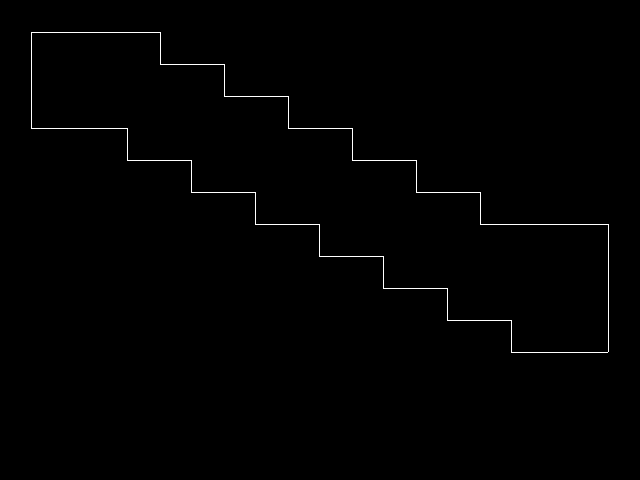

Tiled map render using the project's own tile images. Description and the map definition, with tile-layer contents summarised, below:
An orthogonal 20x15 tile map with 32x32 px tiles, 2 tile layers (Tile Layer 1, Tile Layer 2) and 3 objects (2x ExitGate, Player).

<map version="1.0" orientation="orthogonal" width="20" height="15" tilewidth="32" tileheight="32">
 <properties>
  <property name="evilrobot" value="data/gfx/evilrobot.png" />
  <property name="evilrobotstanding" value="data/gfx/evilrobotstanding.png" />
  <property name="exitgate" value="data/gfx/gate.png" />
  <property name="run" value="data/gfx/run.png" />
 </properties>
 <tileset firstgid="1" name="tileset" tilewidth="32" tileheight="32" spacing="1">
  <image source="data/gfx/tileset.png" width="198" height="198" />
 </tileset>
 <layer name="Tile Layer 1" width="20" height="15">
  <properties>
   <property name="collidable" value="" />
  </properties>
  <data>[300 cells, 22 non-empty, 5 distinct tile ids]</data>
 </layer>
 <layer name="Tile Layer 2" width="20" height="15">
  <data>[300 cells, 35 non-empty, 4 distinct tile ids]</data>
 </layer>
 <objectgroup name="Object Layer 3" width="20" height="15">
  <object name="exitgate" type="ExitGate" x="128" y="128">
   <properties>
    <property name="height" value="79" />
    <property name="textureID" value="exitgate" />
    <property name="width" value="77" />
   </properties>
  </object>
 </objectgroup>
 <objectgroup name="Object Layer 2" width="20" height="15">
  <properties>
   <property name="interactive" value="" />
  </properties>
  <object name="exitgate" type="ExitGate" x="608" y="352">
   <properties>
    <property name="height" value="79" />
    <property name="textureID" value="exitgate" />
    <property name="width" value="77" />
   </properties>
  </object>
 </objectgroup>
 <objectgroup name="Object Layer 1" width="20" height="15">
  <properties>
   <property name="collidable" value="" />
  </properties>
  <object name="player" type="Player" x="64" y="128">
   <properties>
    <property name="textureID" value="run" />
   </properties>
  </object>
 </objectgroup>
</map>
